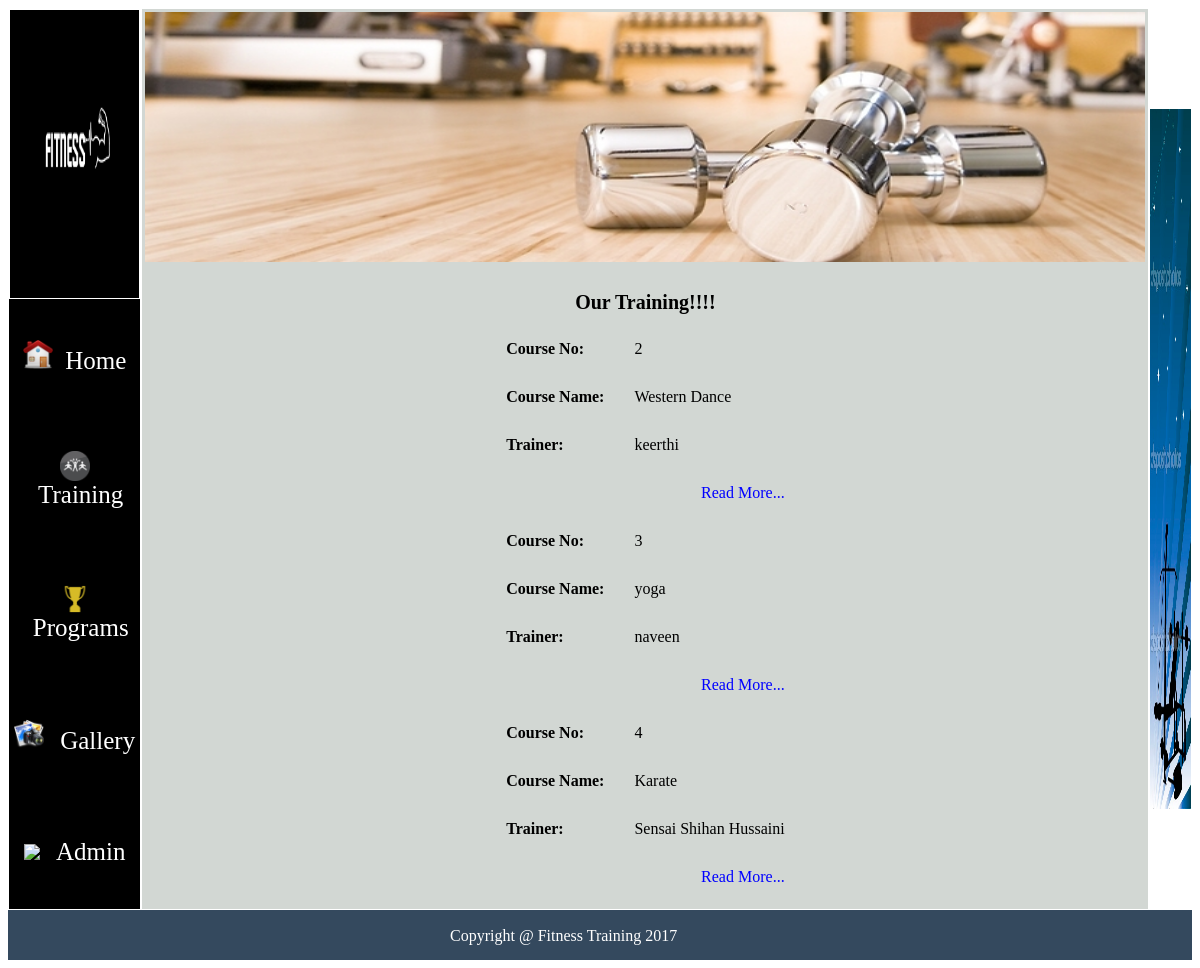
/Training.php, run on the app's committed database.
### tables this page shows
CREATE TABLE `courses` (
  `cid` int(11) NOT NULL,
  `cname` varchar(60) NOT NULL,
  `batch` varchar(60) NOT NULL,
  `timings` varchar(60) NOT NULL,
  `trainer` varchar(80) NOT NULL,
  `trainerinfo` varchar(100) NOT NULL,
  `duration` varchar(60) NOT NULL,
  `fees` int(11) NOT NULL
);

### Training.php (the view, shortened to what this page needs)
<!DOCTYPE html PUBLIC "-//W3C//DTD XHTML 1.0 Transitional//EN" "http://www.w3.org/TR/xhtml1/DTD/xhtml1-transitional.dtd">
<html xmlns="http://www.w3.org/1999/xhtml">
<head>
</head>
<body onload="slide();">
<?php
include("Connection.php");
?>
<?php
if(!$con)
{
	echo "Connection error ".mysqli_connect_error();
}
else
{
	$q="select *from courses";
	$result=mysqli_query($con,$q);
		?>
<table width="100%" height="700" border="0" cellspacing="0">
<tr>
<td width="20%">
<table width="100%" height="100%" cellspacing="0" border="0" style="color:white;" >
<tr height="100"><td ><img src="images/l.png"  width="100%" height="100%" /></td></tr>
<tr><td class="aa"><img src="images/home-icon.png" width="30" />&nbsp;&nbsp;&nbsp;<a href="Home.php" class="ss">Home</a></td></tr>
<tr><td class="aa"><img src="images/t.png" width="30" /> &nbsp;&nbsp;&nbsp;<a href="Training.php" class="ss">Training</a></td></tr>
<tr><td class="aa"><img src="images/trophy.png" width="30" /> &nbsp;&nbsp;&nbsp;<a href="Programs.php" class="ss">Programs</a></td></tr>
<tr><td class="aa"><img src="images/g1.png" width="30" /> &nbsp;&nbsp;&nbsp;<a href="Gallery.php" class="ss">Gallery</a></td></tr>
<tr><td class="aa"><img src="images/a.png" width="30" /> &nbsp;&nbsp;&nbsp;<a href="Admin.php" class="ss">Admin</a></td></tr>
</table>
</td>
<td width="60%">
<table bgcolor="#D2D7D3">
<tr><td colspan="2" ><img src="" id="m1"  width="1000" height="250"  /></td></tr>
<tr><td colspan="2"  align="center" height="50" style="font-family:Algerian;font-weight:bold;font-size:20px;">
<br />
Our Training!!!!
</td></tr>
<tr>
<td >
<?php
echo "<table align='center' cellpadding='10' cellspacing='10' >";
	while($r=mysqli_fetch_assoc($result))
	{
		$id=$r['cid'];
		echo "<tr><td><b>Course No:</b></td><td>".$r['cid']."</td></tr>";
		echo "<tr><td><b>Course Name:</b></td><td>".$r['cname']."</td></tr>";
		echo "<tr><td><b>Trainer:</b></td><td>".$r['trainer']."</td></tr>";
		echo "<tr><td colspan='2' align='right'><a href='Trainingdetail.php?couid=$id' style='color:blue;text-decoration:none;'>Read More...</a></td></tr>";
	}
	echo "</table>";
}
?>
</td>
</tr>
</table>
</td>
<td width="20%">
<img src="images/g2.jpg" height="700" width="100%"/>
</td>
</tr>
<tr bgcolor="#34495e" style="color:white;" height="50">
<td align="center" colspan="3">
<marquee>Copyright @ Fitness Training 2017</marquee>
</td>
</tr>
</table>
</body>
</html>

### Training.php (style rules this page uses)
.ss { text-decoration:none; text-align:center; // color:black; font-size:25px; //color:#953163; }
.aa { text-align:center; //background-color:#83D6DE; background-color:black; color:white; height:50px; }
a { color:white; }
div { text-align:justify; width:300px; line-height:25px; }

### data on the page
courses: cid "2", cname "Western Dance", trainer "keerthi"
courses: cid "3", cname "yoga", trainer "naveen"
courses: cid "4", cname "Karate", trainer "Sensai Shihan Hussaini"
